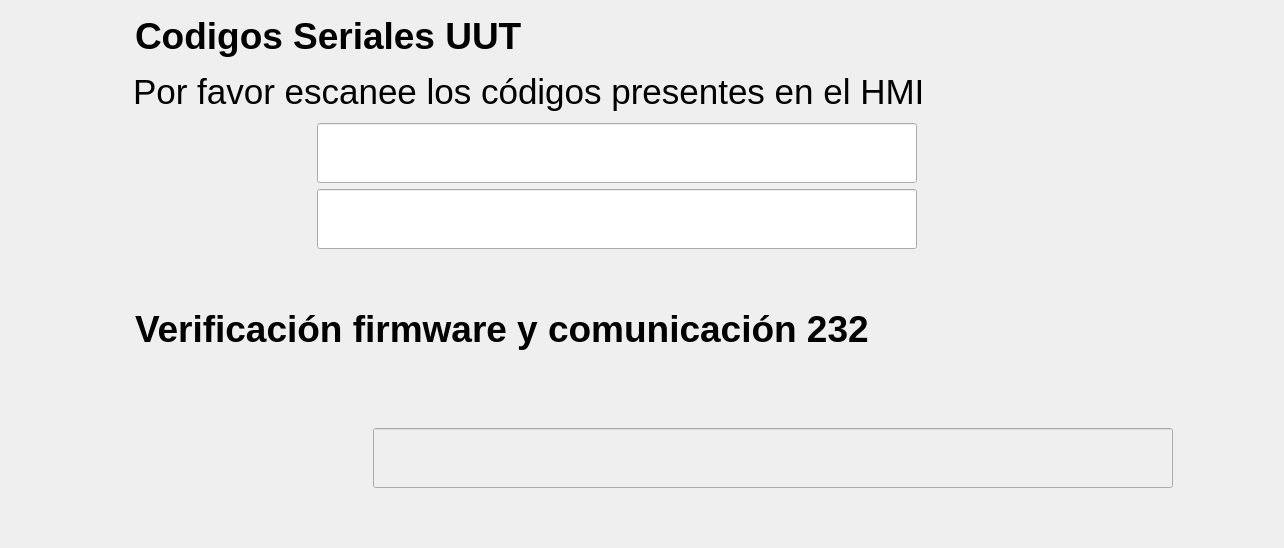
      <widget class="QWidget" name="page_5">
       <layout class="QGridLayout" name="gridLayout_10">
        <item row="1" column="0">
         <layout class="QVBoxLayout" name="verticalLayout_11">
          <property name="spacing">
           <number>6</number>
          </property>
          <item>
           <layout class="QHBoxLayout" name="horizontalLayout_12">
            <property name="leftMargin">
             <number>30</number>
            </property>
            <item>
             <widget class="QLabel" name="lblTest1_2">
              <property name="minimumSize">
               <size>
                <width>50</width>
                <height>50</height>
               </size>
              </property>
              <property name="maximumSize">
               <size>
                <width>60</width>
                <height>60</height>
               </size>
              </property>
              <property name="text">
               <string/>
              </property>
              <property name="pixmap">
               <pixmap resource="../resources/resources.qrc">:/resources/number-2.png</pixmap>
              </property>
              <property name="scaledContents">
               <bool>true</bool>
              </property>
             </widget>
            </item>
            <item>
             <spacer name="horizontalSpacer_32">
              <property name="orientation">
               <enum>Qt::Horizontal</enum>
              </property>
              <property name="sizeType">
               <enum>QSizePolicy::Fixed</enum>
              </property>
              <property name="sizeHint" stdset="0">
               <size>
                <width>28</width>
                <height>20</height>
               </size>
              </property>
             </spacer>
            </item>
            <item>
             <widget class="QLabel" name="lblCode_4">
              <property name="minimumSize">
               <size>
                <width>450</width>
                <height>30</height>
               </size>
              </property>
              <property name="font">
               <font>
                <pointsize>28</pointsize>
                <weight>75</weight>
                <bold>true</bold>
               </font>
              </property>
              <property name="text">
               <string>Verificación firmware y comunicación 232 </string>
              </property>
             </widget>
            </item>
           </layout>
          </item>
          <item>
           <layout class="QHBoxLayout" name="horizontalLayout_26">
            <property name="spacing">
             <number>12</number>
            </property>
            <property name="leftMargin">
             <number>50</number>
            </property>
            <property name="bottomMargin">
             <number>12</number>
            </property>
            <item>
             <widget class="QLabel" name="lblCode_5">
              <property name="minimumSize">
               <size>
                <width>50</width>
                <height>50</height>
               </size>
              </property>
              <property name="maximumSize">
               <size>
                <width>60</width>
                <height>60</height>
               </size>
              </property>
              <property name="sizeIncrement">
               <size>
                <width>0</width>
                <height>0</height>
               </size>
              </property>
              <property name="text">
               <string/>
              </property>
              <property name="pixmap">
               <pixmap>:/resources/UX icons/informacion.png</pixmap>
              </property>
              <property name="scaledContents">
               <bool>true</bool>
              </property>
              <property name="wordWrap">
               <bool>false</bool>
              </property>
             </widget>
            </item>
            <item>
             <widget class="QLabel" name="lblRequestHMI">
              <property name="minimumSize">
               <size>
                <width>1150</width>
                <height>30</height>
               </size>
              </property>
              <property name="maximumSize">
               <size>
                <width>1150</width>
                <height>100</height>
               </size>
              </property>
              <property name="font">
               <font>
                <pointsize>26</pointsize>
               </font>
              </property>
              <property name="text">
               <string/>
              </property>
             </widget>
            </item>
           </layout>
          </item>
          <item>
           <layout class="QHBoxLayout" name="horizontalLayout_24">
            <property name="spacing">
             <number>12</number>
            </property>
            <property name="leftMargin">
             <number>80</number>
            </property>
            <item>
             <widget class="QLabel" name="lblCode_7">
              <property name="minimumSize">
               <size>
                <width>60</width>
                <height>60</height>
               </size>
              </property>
              <property name="maximumSize">
               <size>
                <width>70</width>
                <height>70</height>
               </size>
              </property>
              <property name="text">
               <string/>
              </property>
              <property name="pixmap">
               <pixmap resource="../resources/resources.qrc">:/resources/pcb-board.png</pixmap>
              </property>
              <property name="scaledContents">
               <bool>true</bool>
              </property>
              <property name="wordWrap">
               <bool>false</bool>
              </property>
             </widget>
            </item>
            <item>
             <widget class="QLineEdit" name="txtFirmware">
              <property name="enabled">
               <bool>false</bool>
              </property>
              <property name="minimumSize">
               <size>
                <width>800</width>
                <height>50</height>
               </size>
              </property>
              <property name="maximumSize">
               <size>
                <width>800</width>
                <height>60</height>
               </size>
              </property>
              <property name="font">
               <font>
                <pointsize>14</pointsize>
               </font>
              </property>
             </widget>
            </item>
           </layout>
          </item>
          <item>
           <layout class="QHBoxLayout" name="horizontalLayout_139">
            <property name="spacing">
             <number>12</number>
            </property>
            <property name="leftMargin">
             <number>150</number>
            </property>
            <item>
             <widget class="QLabel" name="lblVerifyFirmware">
              <property name="minimumSize">
               <size>
                <width>560</width>
                <height>30</height>
               </size>
              </property>
              <property name="maximumSize">
               <size>
                <width>16777215</width>
                <height>100</height>
               </size>
              </property>
              <property name="font">
               <font>
                <pointsize>28</pointsize>
                <weight>50</weight>
                <bold>false</bold>
               </font>
              </property>
              <property name="text">
               <string/>
              </property>
             </widget>
            </item>
           </layout>
          </item>
         </layout>
        </item>
        <item row="0" column="0">
         <layout class="QVBoxLayout" name="verticalLayout_5">
          <item>
           <layout class="QHBoxLayout" name="horizontalLayout_11">
            <property name="leftMargin">
             <number>30</number>
            </property>
            <item>
             <widget class="QLabel" name="lblTest1">
              <property name="minimumSize">
               <size>
                <width>50</width>
                <height>50</height>
               </size>
              </property>
              <property name="maximumSize">
               <size>
                <width>60</width>
                <height>60</height>
               </size>
              </property>
              <property name="text">
               <string/>
              </property>
              <property name="pixmap">
               <pixmap resource="../resources/resources.qrc">:/resources/number-1 (1).png</pixmap>
              </property>
              <property name="scaledContents">
               <bool>true</bool>
              </property>
             </widget>
            </item>
            <item>
             <spacer name="horizontalSpacer_30">
              <property name="orientation">
               <enum>Qt::Horizontal</enum>
              </property>
              <property name="sizeType">
               <enum>QSizePolicy::Fixed</enum>
              </property>
              <property name="sizeHint" stdset="0">
               <size>
                <width>28</width>
                <height>20</height>
               </size>
              </property>
             </spacer>
            </item>
            <item>
             <widget class="QLabel" name="lblCode">
              <property name="minimumSize">
               <size>
                <width>450</width>
                <height>50</height>
               </size>
              </property>
              <property name="maximumSize">
               <size>
                <width>16777215</width>
                <height>50</height>
               </size>
              </property>
              <property name="font">
               <font>
                <pointsize>28</pointsize>
                <weight>75</weight>
                <bold>true</bold>
               </font>
              </property>
              <property name="text">
               <string>Codigos Seriales UUT</string>
              </property>
             </widget>
            </item>
            <item>
             <spacer name="horizontalSpacer_29">
              <property name="orientation">
               <enum>Qt::Horizontal</enum>
              </property>
              <property name="sizeType">
               <enum>QSizePolicy::Fixed</enum>
              </property>
              <property name="sizeHint" stdset="0">
               <size>
                <width>328</width>
                <height>20</height>
               </size>
              </property>
             </spacer>
            </item>
           </layout>
          </item>
          <item>
           <layout class="QHBoxLayout" name="horizontalLayout_23">
            <property name="spacing">
             <number>12</number>
            </property>
            <property name="leftMargin">
             <number>50</number>
            </property>
            <item>
             <widget class="QLabel" name="lblCode_3">
              <property name="minimumSize">
               <size>
                <width>50</width>
                <height>50</height>
               </size>
              </property>
              <property name="maximumSize">
               <size>
                <width>60</width>
                <height>60</height>
               </size>
              </property>
              <property name="text">
               <string/>
              </property>
              <property name="pixmap">
               <pixmap>:/resources/UX icons/informacion.png</pixmap>
              </property>
              <property name="scaledContents">
               <bool>true</bool>
              </property>
              <property name="wordWrap">
               <bool>false</bool>
              </property>
             </widget>
            </item>
            <item>
             <widget class="QLabel" name="label_2">
              <property name="minimumSize">
               <size>
                <width>560</width>
                <height>30</height>
               </size>
              </property>
              <property name="maximumSize">
               <size>
                <width>16777215</width>
                <height>100</height>
               </size>
              </property>
              <property name="font">
               <font>
                <pointsize>26</pointsize>
               </font>
              </property>
              <property name="text">
               <string>Por favor escanee los códigos presentes en el HMI</string>
              </property>
             </widget>
            </item>
            <item>
             <spacer name="horizontalSpacer_37">
              <property name="orientation">
               <enum>Qt::Horizontal</enum>
              </property>
              <property name="sizeType">
               <enum>QSizePolicy::Fixed</enum>
              </property>
              <property name="sizeHint" stdset="0">
               <size>
                <width>98</width>
                <height>20</height>
               </size>
              </property>
             </spacer>
            </item>
           </layout>
          </item>
          <item>
           <layout class="QHBoxLayout" name="horizontalLayout_22">
            <property name="spacing">
             <number>0</number>
            </property>
            <property name="leftMargin">
             <number>50</number>
            </property>
            <item>
             <widget class="QLabel" name="lblCode_2">
              <property name="minimumSize">
               <size>
                <width>50</width>
                <height>50</height>
               </size>
              </property>
              <property name="maximumSize">
               <size>
                <width>60</width>
                <height>60</height>
               </size>
              </property>
              <property name="text">
               <string/>
              </property>
              <property name="pixmap">
               <pixmap resource="../resources/resources.qrc">:/resources/barcode.png</pixmap>
              </property>
              <property name="scaledContents">
               <bool>true</bool>
              </property>
              <property name="wordWrap">
               <bool>false</bool>
              </property>
             </widget>
            </item>
            <item>
             <widget class="QLineEdit" name="txtSerialCode">
              <property name="minimumSize">
               <size>
                <width>600</width>
                <height>50</height>
               </size>
              </property>
              <property name="maximumSize">
               <size>
                <width>600</width>
                <height>60</height>
               </size>
              </property>
              <property name="font">
               <font>
                <pointsize>26</pointsize>
               </font>
              </property>
              <property name="text">
               <string/>
              </property>
             </widget>
            </item>
            <item>
             <widget class="QLabel" name="lblEnter_VerifyCode_2">
              <property name="enabled">
               <bool>false</bool>
              </property>
              <property name="minimumSize">
               <size>
                <width>60</width>
                <height>60</height>
               </size>
              </property>
              <property name="maximumSize">
               <size>
                <width>60</width>
                <height>60</height>
               </size>
              </property>
              <property name="cursor">
               <cursorShape>PointingHandCursor</cursorShape>
              </property>
              <property name="toolTip">
               <string>Verificar codigo</string>
              </property>
              <property name="text">
               <string/>
              </property>
              <property name="scaledContents">
               <bool>true</bool>
              </property>
             </widget>
            </item>
            <item>
             <spacer name="horizontalSpacer_51">
              <property name="orientation">
               <enum>Qt::Horizontal</enum>
              </property>
              <property name="sizeType">
               <enum>QSizePolicy::Fixed</enum>
              </property>
              <property name="sizeHint" stdset="0">
               <size>
                <width>98</width>
                <height>20</height>
               </size>
              </property>
             </spacer>
            </item>
           </layout>
          </item>
          <item>
           <layout class="QHBoxLayout" name="horizontalLayout_25">
            <property name="spacing">
             <number>0</number>
            </property>
            <property name="leftMargin">
             <number>50</number>
            </property>
            <item>
             <widget class="QLabel" name="lblCode_8">
              <property name="minimumSize">
               <size>
                <width>50</width>
                <height>50</height>
               </size>
              </property>
              <property name="maximumSize">
               <size>
                <width>60</width>
                <height>60</height>
               </size>
              </property>
              <property name="text">
               <string/>
              </property>
              <property name="pixmap">
               <pixmap resource="../resources/resources.qrc">:/resources/codigo-qr.png</pixmap>
              </property>
              <property name="scaledContents">
               <bool>true</bool>
              </property>
              <property name="wordWrap">
               <bool>false</bool>
              </property>
             </widget>
            </item>
            <item>
             <widget class="QLineEdit" name="txtQrcode">
              <property name="minimumSize">
               <size>
                <width>600</width>
                <height>50</height>
               </size>
              </property>
              <property name="maximumSize">
               <size>
                <width>600</width>
                <height>60</height>
               </size>
              </property>
              <property name="font">
               <font>
                <pointsize>26</pointsize>
               </font>
              </property>
              <property name="text">
               <string/>
              </property>
             </widget>
            </item>
            <item>
             <widget class="QLabel" name="lblEnter_VerifyCode">
              <property name="enabled">
               <bool>true</bool>
              </property>
              <property name="minimumSize">
               <size>
                <width>60</width>
                <height>60</height>
               </size>
              </property>
              <property name="maximumSize">
               <size>
                <width>60</width>
                <height>60</height>
               </size>
              </property>
              <property name="cursor">
               <cursorShape>PointingHandCursor</cursorShape>
              </property>
              <property name="toolTip">
               <string>Verificar codigo</string>
              </property>
              <property name="text">
               <string/>
              </property>
              <property name="pixmap">
               <pixmap resource="../resources/resources.qrc">:/resources/enter.png</pixmap>
              </property>
              <property name="scaledContents">
               <bool>true</bool>
              </property>
             </widget>
            </item>
            <item>
             <spacer name="horizontalSpacer_74">
              <property name="orientation">
               <enum>Qt::Horizontal</enum>
              </property>
              <property name="sizeType">
               <enum>QSizePolicy::Fixed</enum>
              </property>
              <property name="sizeHint" stdset="0">
               <size>
                <width>98</width>
                <height>20</height>
               </size>
              </property>
             </spacer>
            </item>
           </layout>
          </item>
          <item>
           <layout class="QHBoxLayout" name="horizontalLayout_13">
            <property name="spacing">
             <number>12</number>
            </property>
            <property name="leftMargin">
             <number>150</number>
            </property>
            <item>
             <widget class="QLabel" name="lblVerifySerialCode">
              <property name="minimumSize">
               <size>
                <width>560</width>
                <height>30</height>
               </size>
              </property>
              <property name="maximumSize">
               <size>
                <width>16777215</width>
                <height>100</height>
               </size>
              </property>
              <property name="font">
               <font>
                <pointsize>28</pointsize>
                <weight>50</weight>
                <bold>false</bold>
               </font>
              </property>
              <property name="text">
               <string/>
              </property>
             </widget>
            </item>
            <item>
             <spacer name="horizontalSpacer_36">
              <property name="orientation">
               <enum>Qt::Horizontal</enum>
              </property>
              <property name="sizeHint" stdset="0">
               <size>
                <width>308</width>
                <height>20</height>
               </size>
              </property>
             </spacer>
            </item>
           </layout>
          </item>
         </layout>
        </item>
       </layout>
      </widget>
